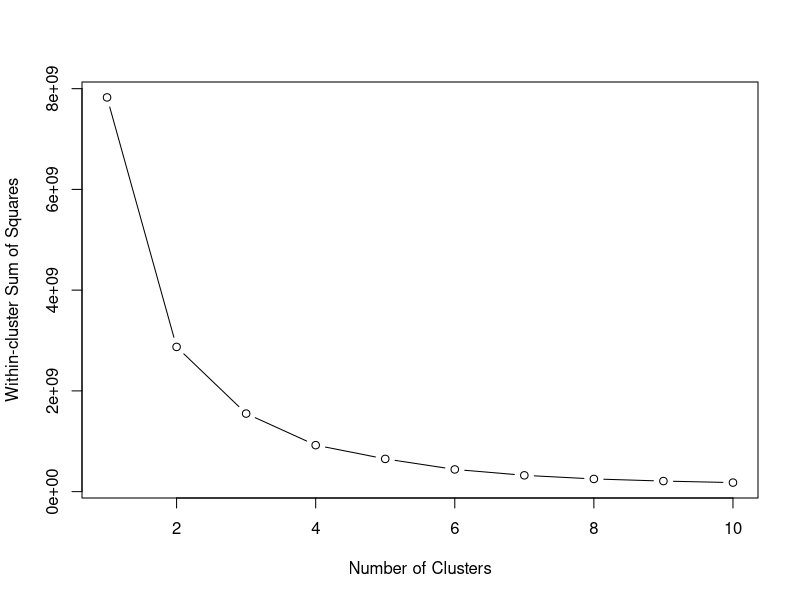

Reproduce this figure in R. (Note: this script raises an error after producing the figure.)

claims_data <- read.csv("UNSW_claims_data.csv")

data_scaled <- c(claims_data$tenure,claims_data$claim_paid,claims_data$total_claim_amount)

wss <- sapply(1:10, function(k) {
  kmeans(data_scaled, centers = k, nstart = 20)$tot.withinss
})
plot(1:10, wss, type = "b", xlab = "Number of Clusters", ylab = "Within-cluster Sum of Squares")

### k = 3

set.seed(123)  
k <- 3  
kmeans_result <- kmeans(data_scaled, centers = k, nstart = 20)

print(kmeans_result$centers)  # Cluster centers
print(kmeans_result$cluster)  # Cluster assignment of each data point

library(ggplot2)

head(data_clustered)
data_clustered <- data.frame(data_scaled, Cluster = as.factor(kmeans_result$cluster))
data_clustered$Cluster <- as.factor(kmeans_result$cluster) 
ggplot(data_clustered, aes(x = data_scaled, y = Cluster, color = Cluster)) +
  geom_point() +
  labs(title = "K-means Clustering", x = "Feature 1", y = "Feature 2")



### k = 4

set.seed(123)  
k <- 4
kmeans_result <- kmeans(data_scaled, centers = k, nstart = 20)

print(kmeans_result)
print(kmeans_result$centers)  # Cluster centers
print(kmeans_result$cluster)  # Cluster assignment of each data point

head(data_clustered)
data_clustered_4 <- data.frame(data_scaled, Cluster = as.factor(kmeans_result$cluster))
data_clustered_4$Cluster <- as.factor(kmeans_result$cluster) 
ggplot(data_clustered_4, aes(x = data_scaled, y = Cluster, color = Cluster)) +
  geom_point(alpha = 1.5)



k <- 3

# Create a data frame with separate columns
data_scaled <- scale(claims_data[, c("tenure", "claim_paid", "total_claim_amount")])
head(claims_data)
head(data_scaled)
data_scaled <- as.data.frame(data_scaled)

# Perform k-means clustering with k = 4
kmeans_result <- kmeans(data_scaled, centers = 3, nstart = 20)

# Add clusters to the data frame
data_clustered <- data.frame(data_scaled, Cluster = as.factor(kmeans_result$cluster))
summary(data)
# Plot with ggplot2
library(ggplot2)
ggplot(data_clustered, aes(x = tenure, y = claim_paid, color = Cluster)) +  # Replace V1 and V2 with feature names if available
  geom_point() +
  labs(title = "K-means Clustering", x = "Tenure (Scaled)", y = "Claim Paid")
